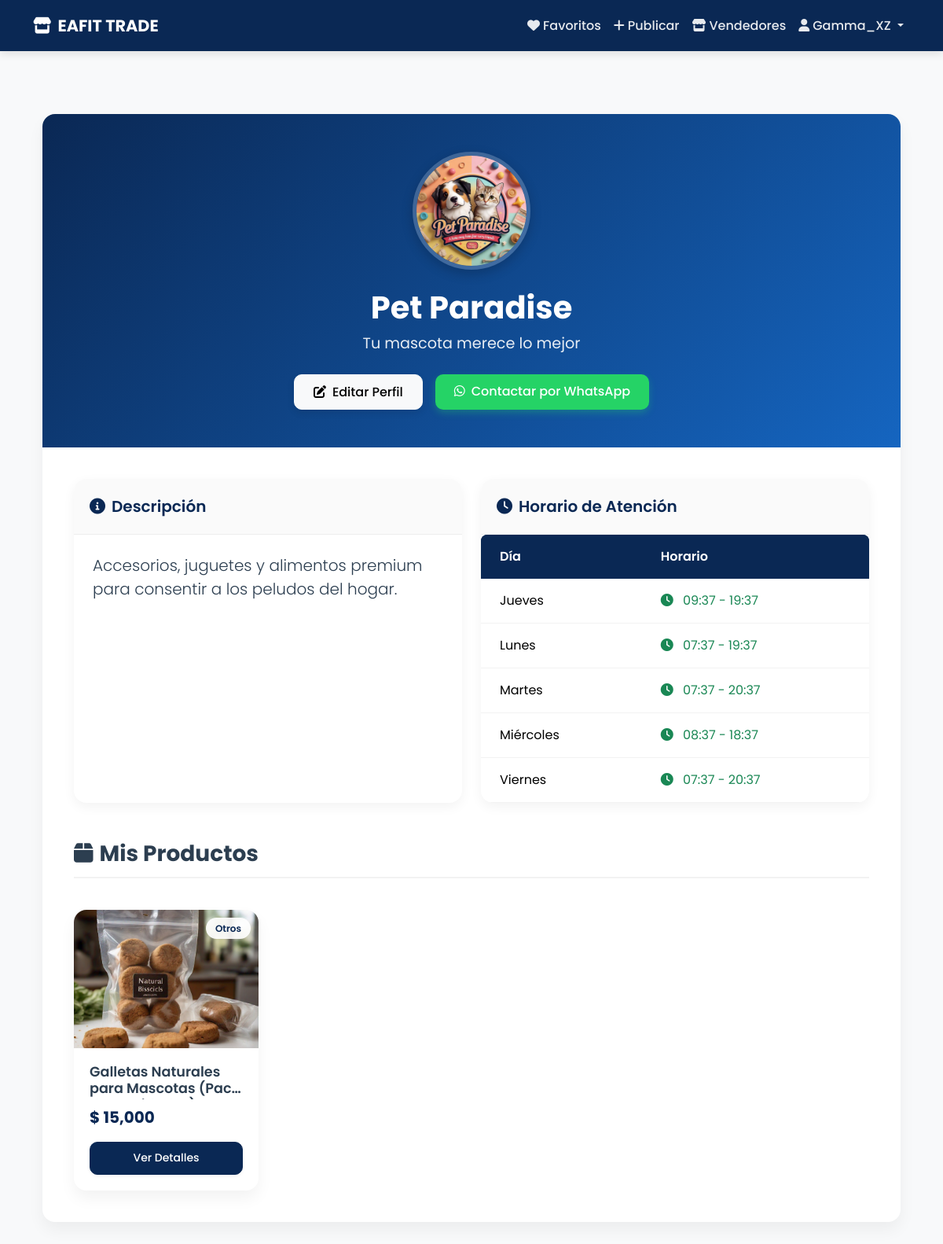
The page /profile/ (signed in) on the database as committed earlier.
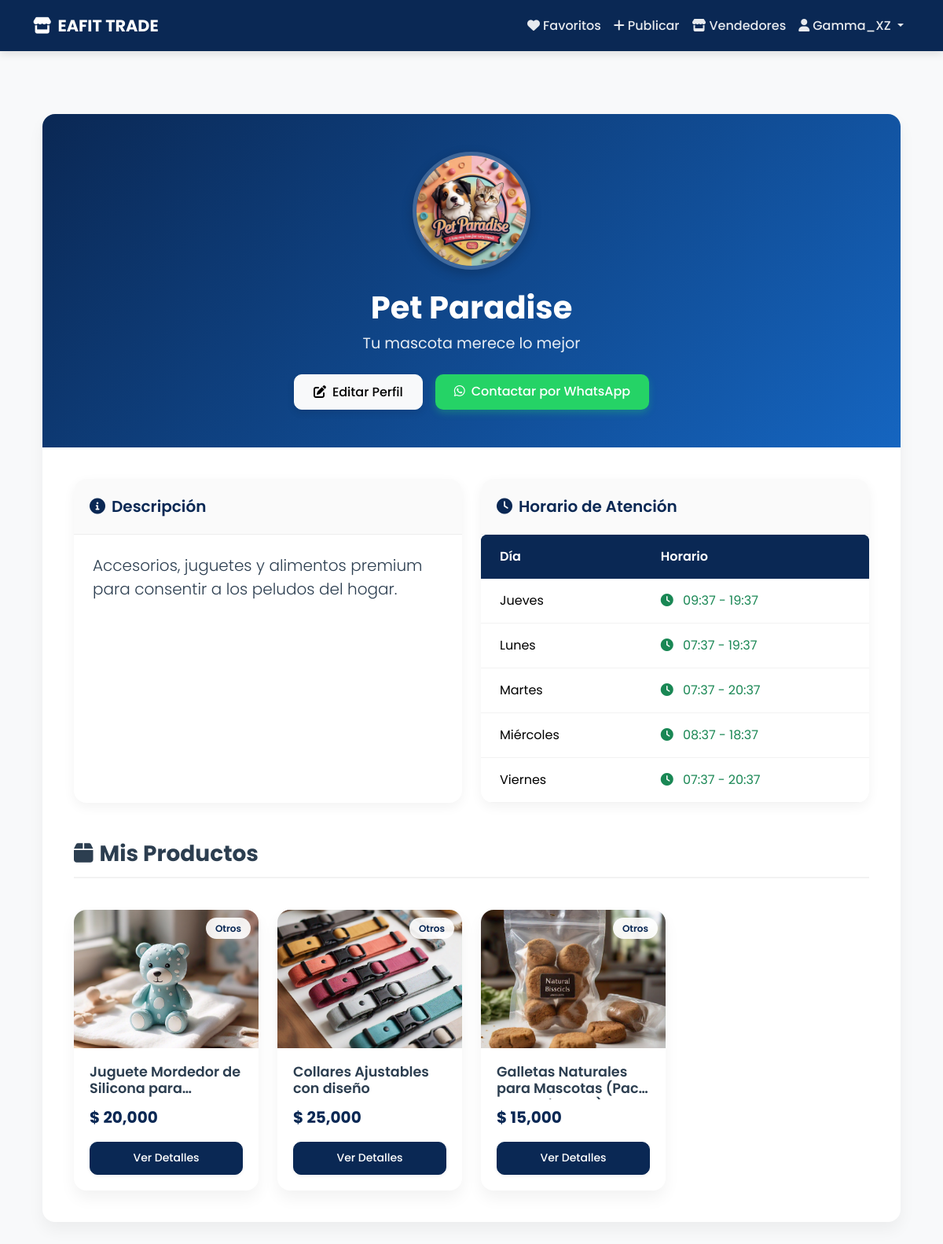
The same page on the database as committed later.
### seller_profiles/models.py (models this page shows, shortened)
class Schedule(models.Model):
    DAYS_OF_WEEK = [
        ('Lunes', 'Lunes'),
        ('Martes', 'Martes'),
        ('Miércoles', 'Miércoles'),
        ('Jueves', 'Jueves'),
        ('Viernes', 'Viernes'),
    ]
    profile = models.ForeignKey(
        SellerProfile,
        on_delete=models.CASCADE,
        related_name='schedules'
    )
    day = models.CharField(
        max_length=20,
        choices=DAYS_OF_WEEK,
        verbose_name='Día'
    )
    is_available = models.BooleanField(
        default=True,
        verbose_name='Disponible'
    )
    start_time = models.TimeField(
        verbose_name='Hora de inicio',
        null=True,
        blank=True
    )
    end_time = models.TimeField(
        verbose_name='Hora de cierre',
        null=True,
        blank=True
    )
    class Meta:
        ordering = ['day']
        unique_together = ['profile', 'day']

### products/models.py (models this page shows, shortened)
class Product(models.Model):
    CATEGORY_CHOICES = [
        ('Comida', 'Comida'),
        ('Ropa', 'Ropa'),
        ('Tecnología', 'Tecnología'),
        ('Libros', 'Libros'),
        ('Otros', 'Otros'),
    ]
    CONDITION_CHOICES = [
        ('Nuevo', 'Nuevo'),
        ('Usado', 'Usado'),
        ('Buen estado', 'Buen estado'),
    ]
    FOOD_TYPE_CHOICES = [
        ('Panadería', 'Panadería'),
        ('Galletas', 'Galletas'),
        ('Repostería', 'Repostería'),
        ('Frutas', 'Frutas'),
        ('Frituras', 'Frituras'),
        ('Dulces', 'Dulces'),
        ('Helados', 'Helados'),
        ('Snacks', 'Snacks'),
        ('Comida rápida', 'Comida rápida'),
        ('Otros', 'Otros'),
    ]
    name = models.CharField(
        max_length=255,
        verbose_name='Nombre',
        help_text='Nombre del producto'
    )
    category = models.CharField(
        max_length=50,
        choices=CATEGORY_CHOICES,
        verbose_name='Categoría',
        null=True,
        blank=True
    )
    food_type = models.CharField(
        max_length=50,
        choices=FOOD_TYPE_CHOICES,
        verbose_name='Tipo de Comida',
        blank=True,
        null=True
    )
    description = models.TextField(
        verbose_name='Descripción',
        help_text='Describe tu producto detalladamente'
    )
    price = models.DecimalField(
        max_digits=10,
        decimal_places=2,
        validators=[MinValueValidator(0.01)],
        verbose_name='Precio',
        help_text='Precio en pesos colombianos'
    )
    published_at = models.DateTimeField(
        default=timezone.now,
        verbose_name='Fecha de publicación'
    )
    condition = models.CharField(
        max_length=50,
        choices=CONDITION_CHOICES,
        verbose_name='Estado',
        blank=True,
        null=True
    )
    image = models.ImageField(
        upload_to='products/',
        verbose_name='Imagen',
        help_text='Imagen del producto'
    )
    seller = models.ForeignKey(
        User,
        on_delete=models.CASCADE,
        verbose_name='Vendedor',
        related_name='products'
    )
    available = models.BooleanField(
        default=True,
        verbose_name='Disponible'
    )
    class Meta:
        verbose_name = 'Producto'
        verbose_name_plural = 'Productos'
        ordering = ['-published_at']
        indexes = [
            models.Index(fields=['name']),
            models.Index(fields=['category']),
            models.Index(fields=['available']),
        ]

### seller_profiles/views.py (the view)
# urls.py: path('profile/', profile_views.view_profile, name='view_profile'),
@login_required
def view_profile(request):
    try:
        profile = request.user.seller_profile
        return render(request, 'seller_profiles/view_profile.html', {'profile': profile})
    except SellerProfile.DoesNotExist:
        messages.warning(request, 'Necesitas crear tu perfil de vendedor primero.')
        return redirect('create_profile')

### seller_profiles/models.py (called while the page is built)
    def get_whatsapp_link(self, product_name=None):
        if not self.whatsapp:
            return None
        base_url = f"https://wa.me/{self.whatsapp}"
        if product_name:
            message = f"Hola, estoy interesado en el producto: {product_name}. ¿Podrías darme más información?"
            return f"{base_url}?text={urllib.parse.quote(message)}"
        return base_url

### seller_profiles/templates/seller_profiles/view_profile.html (shortened to what the changed rows need)
{% extends 'seller_profiles/profile_base.html' %}
{% load humanize %}
{% block content %}
<section class="profile-section py-5">
    <div class="container">
        <div class="profile-card">
            <div class="profile-header">
                <h1 class="store-name">{{ profile.store_name }}</h1>
            </div>
            <div class="profile-body">
                <div class="row g-4">
                    <div class="col-lg-6">
                        <div class="info-card">
                            <div class="info-card-body p-0">
                                <div class="table-responsive">
                                    <table class="table schedule-table mb-0">
                                        <thead>
                                            <tr>
                                                <th>Día</th>
                                                <th>Horario</th>
                                            </tr>
                                        </thead>
                                        <tbody>
                                            {% for schedule in profile.schedules.all %}
                                            <tr>
                                                <td>{{ schedule.get_day_display }}</td>
                                                <td>
                                                    {% if schedule.is_available %}
                                                        <span class="text-success">
                                                            <i class="fas fa-clock me-2"></i>
                                                            {{ schedule.start_time|time:"H:i" }} - {{ schedule.end_time|time:"H:i" }}
                                                        </span>
                                                    {% else %}
                                                        <span class="text-muted">
                                                            <i class="fas fa-times-circle me-2"></i>
                                                            No disponible
                                                        </span>
                                                    {% endif %}
                                                </td>
                                            </tr>
                                            {% endfor %}
                                        </tbody>
                                    </table>
                                </div>
                            </div>
                        </div>
                    </div>
                </div>
                {% if profile.user.products.exists %}
                <div class="mt-5">
                    <h2 class="section-title">
                        <i class="fas fa-box me-2"></i>Mis Productos
                    </h2>
                    <div class="row g-4 mt-3">
                        {% for product in profile.user.products.all %}
                            {% if product.available %}
                                <div class="col-md-6 col-lg-4 col-xl-3">
                                    <div class="product-card">
                                        <div class="product-image-container">
                                            {% if product.image %}
                                                <img src="{{ product.image.url }}" class="product-image" alt="{{ product.name }}">
                                            {% endif %}
                                            <div class="product-category">{{ product.get_category_display }}</div>
                                        </div>
                                        <div class="product-details">
                                            <h3 class="product-title">{{ product.name }}</h3>
                                            <div class="product-price">$ {{ product.price|floatformat:0|intcomma }}</div>
                                            <a href="{% url 'product_detail' product.id %}" class="btn btn-sm btn-primary w-100 mt-3">Ver Detalles</a>
                                        </div>
                                    </div>
                                </div>
                            {% endif %}
                        {% endfor %}
                    </div>
                </div>
                {% endif %}
            </div>
        </div>
    </div>
</section>
{% endblock %}

Rows that differ between the two databases and show on the page:
added Product: image (picture), category "Otros", name "Juguete Mordedor de Silicona…", price "20,000"
added Product: image (picture), category "Otros", name "Collares Ajustables con diseño", price "25,000"
